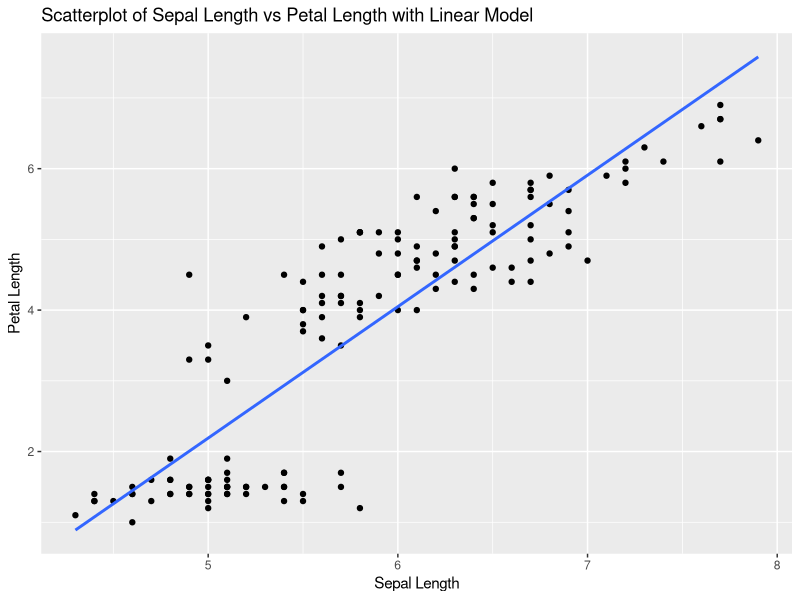
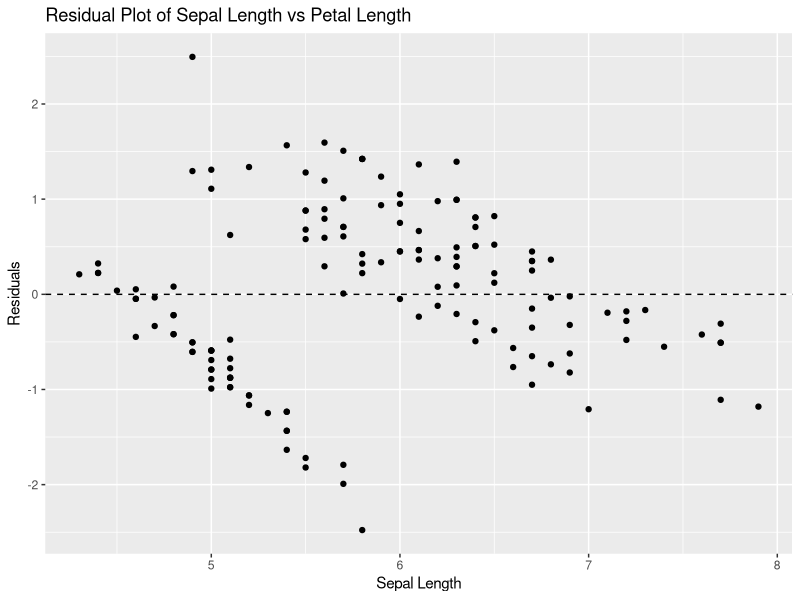
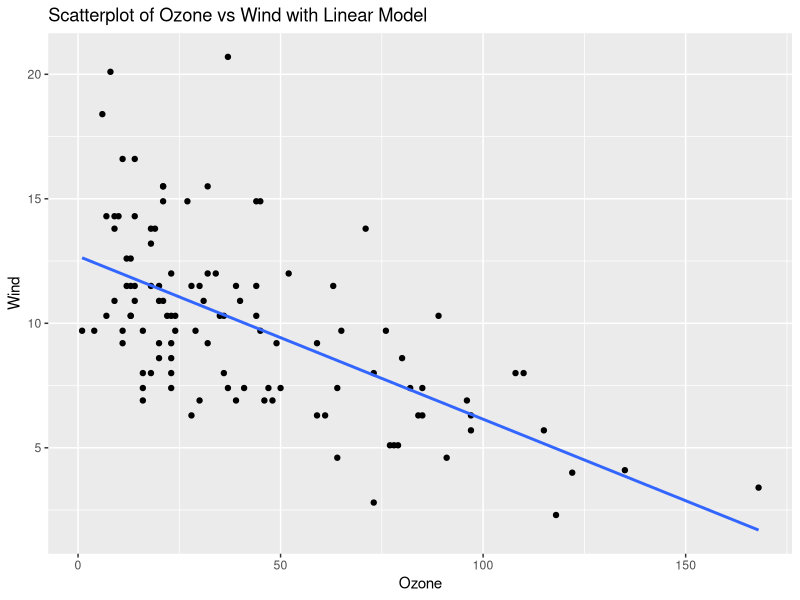
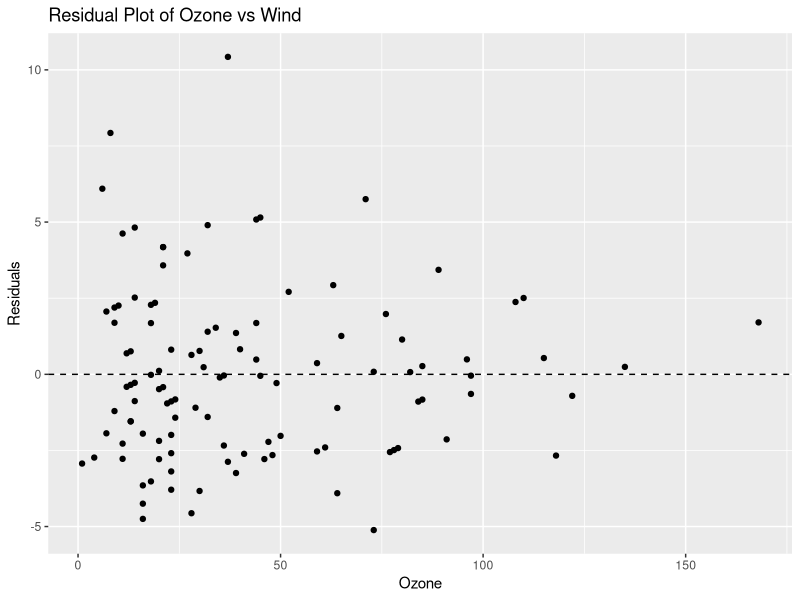
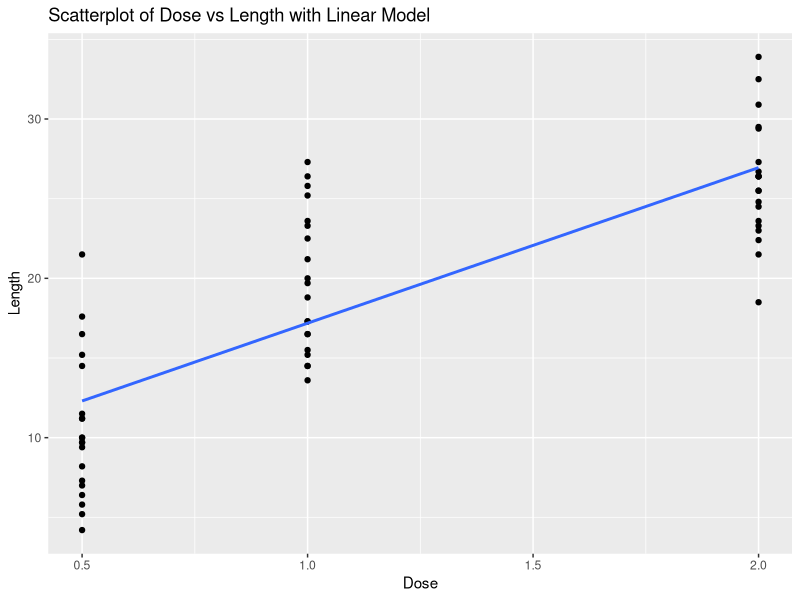
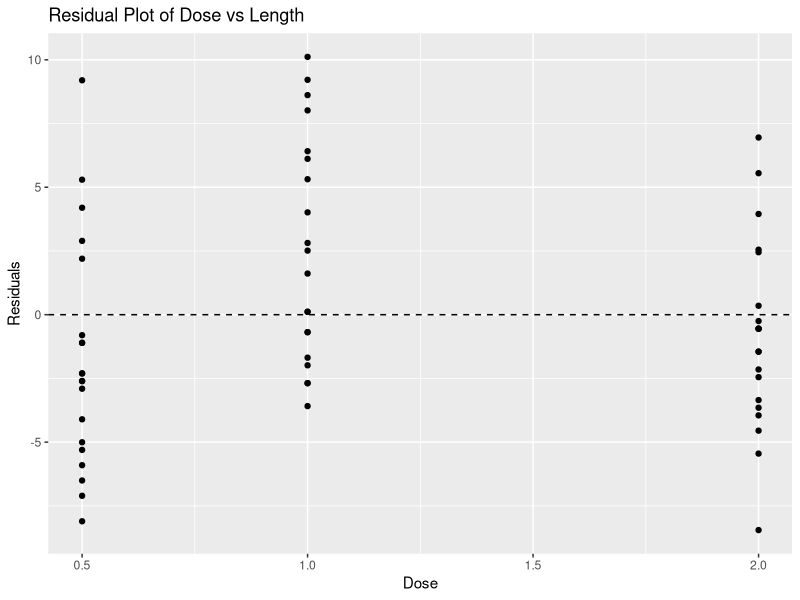
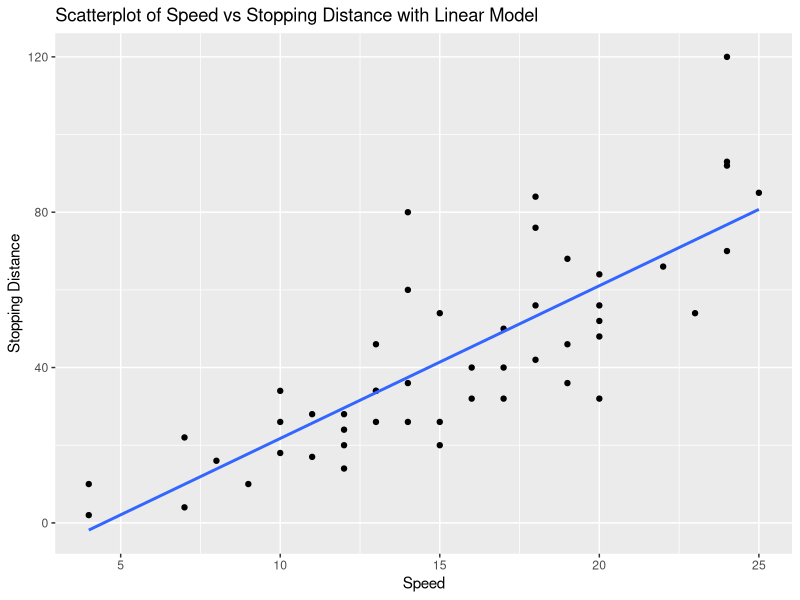
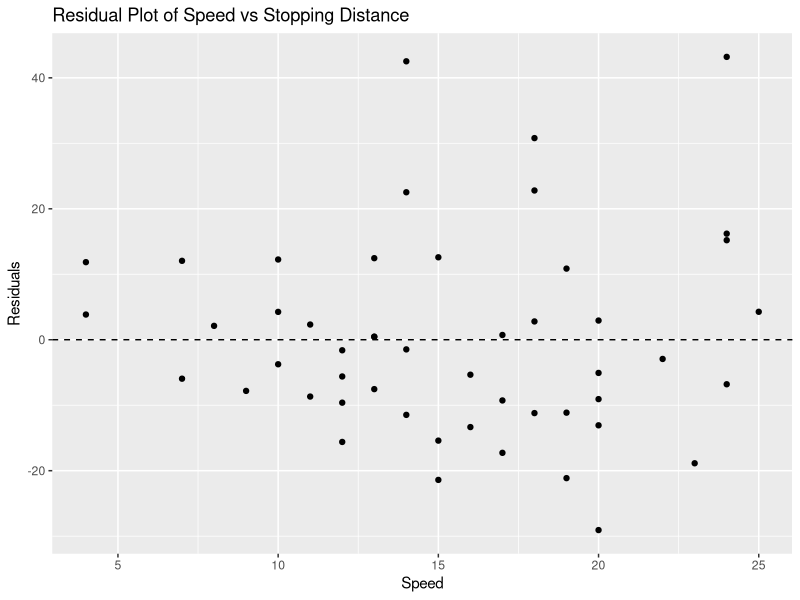

Write R code to recreate these figures, in order.
## ---- chunk 1
knitr::opts_chunk$set(echo = TRUE)
## ---- chunk 2
# Load ggplot2 and iris dataset
library(ggplot2)
data(iris)

# Scatterplot with linear model
ggplot(iris, aes(x = Sepal.Length, y = Petal.Length)) +
  geom_point() +
  geom_smooth(method = "lm", se = FALSE) +
  labs(title = "Scatterplot of Sepal Length vs Petal Length with Linear Model", x = "Sepal Length", y = "Petal Length")

# Fit linear model
model_iris <- lm(Petal.Length ~ Sepal.Length, data = iris)

# Calculate residuals
residuals_iris <- resid(model_iris)

# Residual plot
ggplot(iris, aes(x = Sepal.Length, y = residuals_iris)) +
  geom_point() +
  geom_hline(yintercept = 0, linetype = "dashed") +
  labs(title = "Residual Plot of Sepal Length vs Petal Length", x = "Sepal Length", y = "Residuals")

# Make predictions
predictions <- predict(model_iris, newdata = data.frame(Sepal.Length = c(5, 6, 10))) # 10 is extrapolated
predictions
## ---- chunk 3
# Load ggplot2 and airquality dataset
library(ggplot2)
data(airquality)

# Remove NA values
airquality_clean <- na.omit(airquality)

# Scatterplot with linear model
ggplot(airquality_clean, aes(x = Ozone, y = Wind)) +
  geom_point() +
  geom_smooth(method = "lm", se = FALSE) +
  labs(title = "Scatterplot of Ozone vs Wind with Linear Model", x = "Ozone", y = "Wind")

# Fit linear model
model_airquality <- lm(Wind ~ Ozone, data = airquality_clean)

# Calculate residuals
residuals_airquality <- resid(model_airquality)

# Residual plot
ggplot(airquality_clean, aes(x = Ozone, y = residuals_airquality)) +
  geom_point() +
  geom_hline(yintercept = 0, linetype = "dashed") +
  labs(title = "Residual Plot of Ozone vs Wind", x = "Ozone", y = "Residuals")

# Make predictions
predictions <- predict(model_airquality, newdata = data.frame(Ozone = c(50, 100, 200))) # 200 is extrapolated
predictions
## ---- chunk 4
# Load ggplot2 and ToothGrowth dataset
library(ggplot2)
data(ToothGrowth)

# Scatterplot with linear model
ggplot(ToothGrowth, aes(x = dose, y = len)) +
  geom_point() +
  geom_smooth(method = "lm", se = FALSE) +
  labs(title = "Scatterplot of Dose vs Length with Linear Model", x = "Dose", y = "Length")

# Fit linear model
model_toothgrowth <- lm(len ~ dose, data = ToothGrowth)

# Calculate residuals
residuals_toothgrowth <- resid(model_toothgrowth)

# Residual plot
ggplot(ToothGrowth, aes(x = dose, y = residuals_toothgrowth)) +
  geom_point() +
  geom_hline(yintercept = 0, linetype = "dashed") +
  labs(title = "Residual Plot of Dose vs Length", x = "Dose", y = "Residuals")

# Make predictions
predictions <- predict(model_toothgrowth, newdata = data.frame(dose = c(0.5, 1, 3))) # 3 is extrapolated
predictions
## ---- chunk 5
# Load ggplot2 and cars dataset
library(ggplot2)
data(cars)

# Scatterplot with linear model
ggplot(cars, aes(x = speed, y = dist)) +
  geom_point() +
  geom_smooth(method = "lm", se = FALSE) +
  labs(title = "Scatterplot of Speed vs Stopping Distance with Linear Model", x = "Speed", y = "Stopping Distance")

# Fit linear model
model_cars <- lm(dist ~ speed, data = cars)

# Calculate residuals
residuals_cars <- resid(model_cars)

# Residual plot
ggplot(cars, aes(x = speed, y = residuals_cars)) +
  geom_point() +
  geom_hline(yintercept = 0, linetype = "dashed") +
  labs(title = "Residual Plot of Speed vs Stopping Distance", x = "Speed", y = "Residuals")

# Make predictions
predictions <- predict(model_cars, newdata = data.frame(speed = c(10, 15, 30))) # 30 is extrapolated
predictions
## ---- chunk 6
# Load ggplot2 and faithful dataset
library(ggplot2)
data(faithful)

# Scatterplot with linear model
ggplot(faithful, aes(x = eruptions, y = waiting)) +
  geom_point() +
  geom_smooth(method = "lm", se = FALSE) +
  labs(title = "Scatterplot of Eruptions vs Waiting Time with Linear Model", x = "Eruptions", y = "Waiting Time")

# Fit linear model
model_faithful <- lm(waiting ~ eruptions, data = faithful)

# Calculate residuals
residuals_faithful <- resid(model_faithful)

# Residual plot
ggplot(faithful, aes(x = eruptions, y = residuals_faithful)) +
  geom_point() +
  geom_hline(yintercept = 0, linetype = "dashed") +
  labs(title = "Residual Plot of Eruptions vs Waiting Time", x = "Eruptions", y = "Residuals")

# Make predictions
predictions <- predict(model_faithful, newdata = data.frame(eruptions = c(2, 3, 5))) # 5 is extrapolated
predictions
## ---- chunk 7
# Load ggplot2 and ChickWeight dataset
library(ggplot2)
data(ChickWeight)

# Scatterplot with linear model
ggplot(ChickWeight, aes(x = Time, y = weight)) +
  geom_point() +
  geom_smooth(method = "lm", se = FALSE) +
  labs(title = "Scatterplot of Time vs Weight with Linear Model", x = "Time", y = "Weight")

# Fit linear model
model_chickweight <- lm(weight ~ Time, data = ChickWeight)

# Calculate residuals
residuals_chickweight <- resid(model_chickweight)

# Residual plot
ggplot(ChickWeight, aes(x = Time, y = residuals_chickweight)) +
  geom_point() +
  geom_hline(yintercept = 0, linetype = "dashed") +
  labs(title = "Residual Plot of Time vs Weight", x = "Time", y = "Residuals")

# Make predictions
predictions <- predict(model_chickweight, newdata = data.frame(Time = c(10, 20, 50))) # 50 is extrapolated
predictions
## ---- chunk 8
# Load ggplot2 and pressure dataset
library(ggplot2)
data(pressure)

# Scatterplot with linear model
ggplot(pressure, aes(x = temperature, y = pressure)) +
  geom_point() +
  geom_smooth(method = "lm", se = FALSE) +
  labs(title = "Scatterplot of Temperature vs Pressure with Linear Model", x = "Temperature", y = "Pressure")

# Fit linear model
model_pressure <- lm(pressure ~ temperature, data = pressure)

# Calculate residuals
residuals_pressure <- resid(model_pressure)

# Residual plot
ggplot(pressure, aes(x = temperature, y = residuals_pressure)) +
  geom_point() +
  geom_hline(yintercept = 0, linetype = "dashed") +
  labs(title = "Residual Plot of Temperature vs Pressure", x = "Temperature", y = "Residuals")

# Make predictions
predictions <- predict(model_pressure, newdata = data.frame(temperature = c(0, 100, 500))) # 500 is extrapolated
predictions
## ---- chunk 9
# Load ggplot2 and trees dataset
library(ggplot2)
data(trees)

# Scatterplot with linear model
ggplot(trees, aes(x = Girth, y = Volume)) +
  geom_point() +
  geom_smooth(method = "lm", se = FALSE) +
  labs(title = "Scatterplot of Girth vs Volume with Linear Model", x = "Girth", y = "Volume")

# Fit linear model
model_trees <- lm(Volume ~ Girth, data = trees)

# Calculate residuals
residuals_trees <- resid(model_trees)

# Residual plot
ggplot(trees, aes(x = Girth, y = residuals_trees)) +
  geom_point() +
  geom_hline(yintercept = 0, linetype = "dashed") +
  labs(title = "Residual Plot of Girth vs Volume", x = "Girth", y = "Residuals")

# Make predictions
predictions <- predict(model_trees, newdata = data.frame(Girth = c(8, 12, 20))) # 20 is extrapolated
predictions
## ---- chunk 10
# Load ggplot2 and USArrests dataset
library(ggplot2)
data(USArrests)

# Scatterplot with linear model
ggplot(USArrests, aes(x = UrbanPop, y = Assault)) +
  geom_point() +
  geom_smooth(method = "lm", se = FALSE) +
  labs(title = "Scatterplot of Urban Population vs Assaults with Linear Model", x = "Urban Population", y = "Assaults")

# Fit linear model
model_usarrests <- lm(Assault ~ UrbanPop, data = USArrests)

# Calculate residuals
residuals_usarrests <- resid(model_usarrests)

# Residual plot
ggplot(USArrests, aes(x = UrbanPop, y = residuals_usarrests)) +
  geom_point() +
  geom_hline(yintercept = 0, linetype = "dashed") +
  labs(title = "Residual Plot of Urban Population vs Assaults", x = "Urban Population", y = "Residuals")

# Make predictions
predictions <- predict(model_usarrests, newdata = data.frame(UrbanPop = c(50, 80, 100))) # 100 is extrapolated
predictions
## ---- chunk 11
# Load ggplot2 and swiss dataset
library(ggplot2)
data(swiss)

# Scatterplot with linear model
ggplot(swiss, aes(x = Education, y = Fertility)) +
  geom_point() +
  geom_smooth(method = "lm", se = FALSE) +
  labs(title = "Scatterplot of Education vs Fertility with Linear Model", x = "Education", y = "Fertility")

# Fit linear model
model_swiss <- lm(Fertility ~ Education, data = swiss)

# Calculate residuals
residuals_swiss <- resid(model_swiss)

# Residual plot
ggplot(swiss, aes(x = Education, y = residuals_swiss)) +
  geom_point() +
  geom_hline(yintercept = 0, linetype = "dashed") +
  labs(title = "Residual Plot of Education vs Fertility", x = "Education", y = "Residuals")

# Make predictions
predictions <- predict(model_swiss, newdata = data.frame(Education = c(10, 20, 50))) # 50 is extrapolated
predictions
